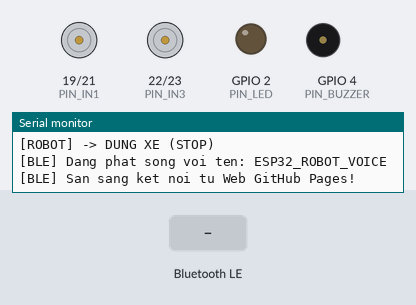
This sketch was run on a simulated ESP32. On the bench: motor-driver pin pairs drawn as motors (green arrow = first pin HIGH = forward, orange = second pin HIGH = backward, longer = more drive, scaled by the enable pin), output pins drawn as LEDs (lit = HIGH), buzzer (waves = sounding, pin HIGH), the last lines printed to the serial monitor. The test bench sets the inputs (shaded band). Nothing arrives over Bluetooth unless stated; a phone connects over Bluetooth LE 3 s after start.

Above: at 1.2 s.
1.3 s: Bluetooth LE write "F" received
At 1.8 s:
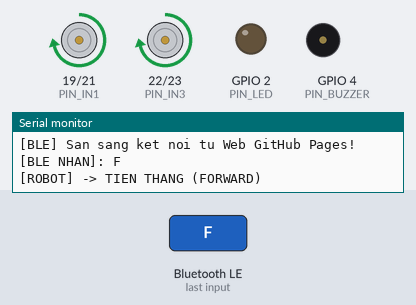
4.3 s: Bluetooth LE write "B" received
At 5.5 s:
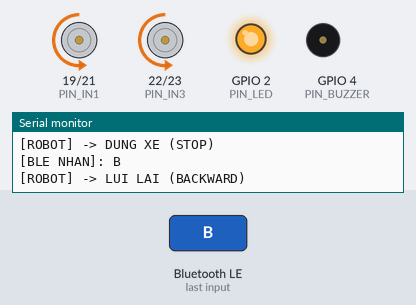
7.3 s: Bluetooth LE write "L" received
At 7.6 s:
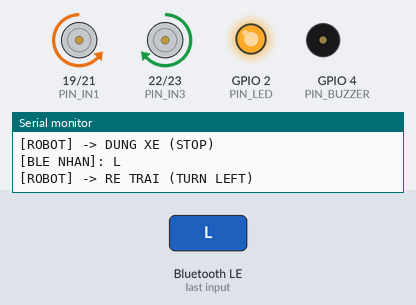
10.3 s: Bluetooth LE write "R" received
At 11.3 s:
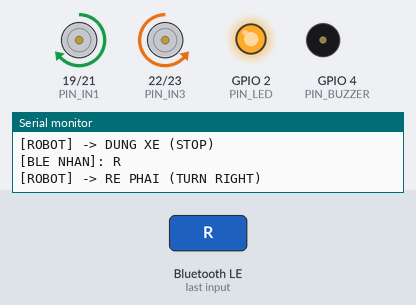
Timing chart, 0 to 13.8 s (numbered marks = the images above; inputs shaded):
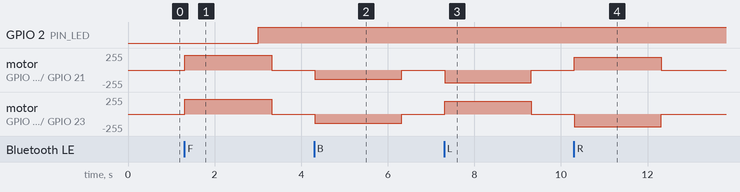

Measured:
- after the input at 1.3 s, motor on GPIO 19 (PIN_IN1) / GPIO 21 (PIN_IN2), motor on GPIO 22 (PIN_IN3) / GPIO 23 (PIN_IN4): stopped → forward 219/255 at once, → stopped 2.0 s later
- after the input at 4.3 s, motor on GPIO 19 (PIN_IN1) / GPIO 21 (PIN_IN2), motor on GPIO 22 (PIN_IN3) / GPIO 23 (PIN_IN4): stopped → backward 139/255 at once, → stopped 2.0 s later
- after the input at 7.3 s, motor on GPIO 19 (PIN_IN1) / GPIO 21 (PIN_IN2): stopped → backward 189/255 at once, → stopped 2.0 s later; motor on GPIO 22 (PIN_IN3) / GPIO 23 (PIN_IN4): stopped → forward 189/255 at once, → stopped 2.0 s later
- after the input at 10.3 s, motor on GPIO 19 (PIN_IN1) / GPIO 21 (PIN_IN2): stopped → forward 189/255 at once, → stopped 2.0 s later; motor on GPIO 22 (PIN_IN3) / GPIO 23 (PIN_IN4): stopped → backward 189/255 at once, → stopped 2.0 s later

The sketch:

esp32_ble_robot.ino
```cpp
/* =========================================================================
 * ESP32 ROBOT VOICE CONTROLLER - BLUETOOTH LOW ENERGY (BLE) FIRMWARE
 * Protocol: Nordic UART Service (NUS) via Web Bluetooth API
 * Project: Keyword Spotting Robot Control (M5 SE_VoiceResNet)
 * Author: Nguyen Hai Duong - ICSLab (Advisor: Dr. Le Minh Huy)
 * =========================================================================
 *
 * SO DO KET NOI PHAN CUNG (WIRING DIAGRAM):
 * ---------------------------------------------------------
 * ESP32 GPIO         Mach Cau H (L298N / TB6612)      Chuc Nang
 * ---------------------------------------------------------
 * GPIO 18 (PWM)  --> ENA (hoac PWMA)                  Toc do Banh Trai
 * GPIO 19        --> IN1                             Chieu quay Banh Trai
 * GPIO 21        --> IN2                             Chieu quay Banh Trai
 * GPIO 22        --> IN3                             Chieu quay Banh Phai
 * GPIO 23        --> IN4                             Chieu quay Banh Phai
 * GPIO 5  (PWM)  --> ENB (hoac PWMB)                  Toc do Banh Phai
 * GPIO 2         --> LED Onboard                      Bao trang thai BLE
 * GPIO 4         --> Coi Buzzer                       Tieng bip KhoiDong
 * GND            --> GND chung Mach Cau H & Nguon Pin
 * =========================================================================
 */

#include <BLEDevice.h>
#include <BLEServer.h>
#include <BLEUtils.h>
#include <BLE2902.h>

// Dinh nghia cac chan GPIO dieu khien dong co
#define PIN_ENA 18
#define PIN_IN1 19
#define PIN_IN2 21
#define PIN_IN3 22
#define PIN_IN4 23
#define PIN_ENB 5

#define PIN_LED 2
#define PIN_BUZZER 4

// Cau hinh PWM (ESP32 LEDC PWM)
#define PWM_FREQ 1000
#define PWM_RES 8 // 8-bit (0 - 255)
#define PWM_CH_A 0
#define PWM_CH_B 1

#define SPEED_FAST 220
#define SPEED_TURN 190
#define SPEED_SLOW 140

// Thoi gian Watchdog tu ngat dong co (mili-giay)
#define WATCHDOG_TIMEOUT_MS 2000

// Nordic UART Service (NUS) UUIDs
#define SERVICE_UUID           "6e400001-b5a3-f393-e0a9-e50e24dcca9e"
#define CHARACTERISTIC_UUID_RX "6e400002-b5a3-f393-e0a9-e50e24dcca9e" // Nhan tu Web
#define CHARACTERISTIC_UUID_TX "6e400003-b5a3-f393-e0a9-e50e24dcca9e" // Gui len Web

BLEServer *pServer = NULL;
BLECharacteristic *pTxCharacteristic = NULL;
bool deviceConnected = false;
bool oldDeviceConnected = false;
unsigned long lastCommandTime = 0;
bool isMoving = false;

// Ham dieu khien dong co DC
void stopMotors() {
  ledcWrite(PIN_ENA, 0);
  ledcWrite(PIN_ENB, 0);
  digitalWrite(PIN_IN1, LOW);
  digitalWrite(PIN_IN2, LOW);
  digitalWrite(PIN_IN3, LOW);
  digitalWrite(PIN_IN4, LOW);
  isMoving = false;
  Serial.println("[ROBOT] -> DUNG XE (STOP)");
}

void moveForward(int speed = SPEED_FAST) {
  digitalWrite(PIN_IN1, HIGH);
  digitalWrite(PIN_IN2, LOW);
  digitalWrite(PIN_IN3, HIGH);
  digitalWrite(PIN_IN4, LOW);
  ledcWrite(PIN_ENA, speed);
  ledcWrite(PIN_ENB, speed);
  isMoving = true;
  lastCommandTime = millis();
  Serial.println("[ROBOT] -> TIEN THANG (FORWARD)");
}

void moveBackward(int speed = SPEED_SLOW) {
  digitalWrite(PIN_IN1, LOW);
  digitalWrite(PIN_IN2, HIGH);
  digitalWrite(PIN_IN3, LOW);
  digitalWrite(PIN_IN4, HIGH);
  ledcWrite(PIN_ENA, speed);
  ledcWrite(PIN_ENB, speed);
  isMoving = true;
  lastCommandTime = millis();
  Serial.println("[ROBOT] -> LUI LAI (BACKWARD)");
}

void turnLeft(int speed = SPEED_TURN) {
  // Banh phai quay tien, banh trai quay lui (Xoay vi sai tai cho)
  digitalWrite(PIN_IN1, LOW);
  digitalWrite(PIN_IN2, HIGH);
  digitalWrite(PIN_IN3, HIGH);
  digitalWrite(PIN_IN4, LOW);
  ledcWrite(PIN_ENA, speed);
  ledcWrite(PIN_ENB, speed);
  isMoving = true;
  lastCommandTime = millis();
  Serial.println("[ROBOT] -> RE TRAI (TURN LEFT)");
}

void turnRight(int speed = SPEED_TURN) {
  // Banh trai quay tien, banh phai quay lui
  digitalWrite(PIN_IN1, HIGH);
  digitalWrite(PIN_IN2, LOW);
  digitalWrite(PIN_IN3, LOW);
  digitalWrite(PIN_IN4, HIGH);
  ledcWrite(PIN_ENA, speed);
  ledcWrite(PIN_ENB, speed);
  isMoving = true;
  lastCommandTime = millis();
  Serial.println("[ROBOT] -> RE PHAI (TURN RIGHT)");
}

void beepBuzzer() {
  digitalWrite(PIN_BUZZER, HIGH);
  digitalWrite(PIN_LED, HIGH);
  delay(120);
  digitalWrite(PIN_BUZZER, LOW);
  digitalWrite(PIN_LED, LOW);
  delay(80);
  digitalWrite(PIN_BUZZER, HIGH);
  digitalWrite(PIN_LED, HIGH);
  delay(150);
  digitalWrite(PIN_BUZZER, LOW);
  digitalWrite(PIN_LED, HIGH); // Giu sang sau khi khoi dong
  Serial.println("[ROBOT] -> KHOI DONG (SYSTEM READY BEEP)");
}

// Xu ly byte lenh nhan tu trinh duyet Web
void executeCommand(char cmd) {
  switch (cmd) {
    case 'F': // Forward
      moveForward();
      break;
    case 'B': // Backward
      moveBackward();
      break;
    case 'L': // Turn Left
      turnLeft();
      break;
    case 'R': // Turn Right
      turnRight();
      break;
    case 'S': // Stop
      stopMotors();
      break;
    case 'K': // Khoi Dong
      beepBuzzer();
      break;
    default:
      Serial.printf("[CANH BAO] Ky tu khong hop le: %c\n", cmd);
      break;
  }
}

// Callback khi Web gui du lieu xuong qua Bluetooth
class MyCallbacks: public BLECharacteristicCallbacks {
  void onWrite(BLECharacteristic *pCharacteristic) {
    String rxValue = pCharacteristic->getValue();
    if (rxValue.length() > 0) {
      char cmd = rxValue[0];
      Serial.printf("[BLE NHAN]: %c\n", cmd);
      executeCommand(cmd);

      // Phan hoi ACK nguoc lai Web
      if (pTxCharacteristic != NULL) {
        String ack = "ACK_" + String(cmd);
        pTxCharacteristic->setValue((uint8_t*)ack.c_str(), ack.length());
        pTxCharacteristic->notify();
      }
    }
  }
};

// Callback trang thai ket noi
class MyServerCallbacks: public BLEServerCallbacks {
  void onConnect(BLEServer* pServer) {
    deviceConnected = true;
    digitalWrite(PIN_LED, HIGH);
    Serial.println("[BLE] Web Dashboard da ket noi thanh cong!");
  };

  void onDisconnect(BLEServer* pServer) {
    deviceConnected = false;
    digitalWrite(PIN_LED, LOW);
    stopMotors();
    Serial.println("[BLE] Mat ket noi voi Web. Da dung xe an toan!");
  }
};

void setup() {
  Serial.begin(115200);
  Serial.println("\n========================================================");
  Serial.println("   KHOI DONG HE THONG ROBOT VOICE CONTROLLER (ESP32)");
  Serial.println("========================================================");

  // Khoi tao cac chan I/O
  pinMode(PIN_IN1, OUTPUT);
  pinMode(PIN_IN2, OUTPUT);
  pinMode(PIN_IN3, OUTPUT);
  pinMode(PIN_IN4, OUTPUT);
  pinMode(PIN_LED, OUTPUT);
  pinMode(PIN_BUZZER, OUTPUT);

  // Khoi tao PWM
  ledcAttach(PIN_ENA, PWM_FREQ, PWM_RES);
  ledcAttach(PIN_ENB, PWM_FREQ, PWM_RES);
  stopMotors();

  // Khoi tao BLE
  BLEDevice::init("ESP32_ROBOT_VOICE");
  pServer = BLEDevice::createServer();
  pServer->setCallbacks(new MyServerCallbacks());

  BLEService *pService = pServer->createService(SERVICE_UUID);

  pTxCharacteristic = pService->createCharacteristic(
                        CHARACTERISTIC_UUID_TX,
                        BLECharacteristic::PROPERTY_NOTIFY
                      );
  pTxCharacteristic->addDescriptor(new BLE2902());

  BLECharacteristic *pRxCharacteristic = pService->createCharacteristic(
                        CHARACTERISTIC_UUID_RX,
                        BLECharacteristic::PROPERTY_WRITE |
                        BLECharacteristic::PROPERTY_WRITE_NR
                      );
  pRxCharacteristic->setCallbacks(new MyCallbacks());

  pService->start();

  BLEAdvertising *pAdvertising = BLEDevice::getAdvertising();
  pAdvertising->addServiceUUID(SERVICE_UUID);
  pAdvertising->setScanResponse(true);
  pAdvertising->setMinPreferred(0x06);
  pAdvertising->setMinPreferred(0x12);
  BLEDevice::startAdvertising();

  Serial.println("[BLE] Dang phat song voi ten: ESP32_ROBOT_VOICE");
  Serial.println("[BLE] San sang ket noi tu Web GitHub Pages!");
}

void loop() {
  // Safe Watchdog: Tu dong dung xe neu khong nhan lenh moi sau 2 giay
  if (isMoving && (millis() - lastCommandTime > WATCHDOG_TIMEOUT_MS)) {
    Serial.println("[WATCHDOG TIMEOUT] Khong co lenh moi. Tu dong ngat dong co!");
    stopMotors();
  }

  // Xu ly quang ba lai neu bi ngat ket noi
  if (!deviceConnected && oldDeviceConnected) {
    delay(500);
    pServer->startAdvertising();
    Serial.println("[BLE] Bat dau phat song tim thiet bi lai...");
    oldDeviceConnected = deviceConnected;
  }
  if (deviceConnected && !oldDeviceConnected) {
    oldDeviceConnected = deviceConnected;
  }
  delay(10);
}
```
